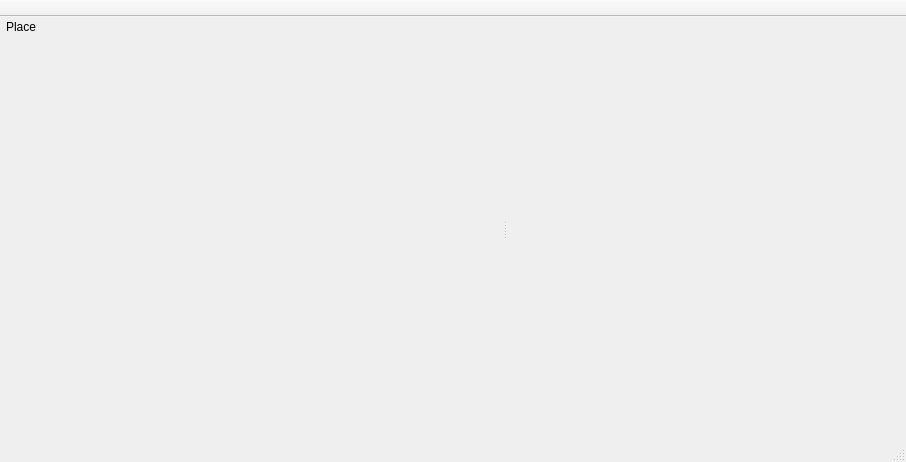
<?xml version="1.0" encoding="UTF-8"?>
<ui version="4.0">
 <class>MainWindow</class>
 <widget class="QMainWindow" name="MainWindow">
  <property name="geometry">
   <rect>
    <x>0</x>
    <y>0</y>
    <width>906</width>
    <height>462</height>
   </rect>
  </property>
  <property name="windowTitle">
   <string>MainWindow</string>
  </property>
  <property name="dockOptions">
   <set>QMainWindow::AllowNestedDocks|QMainWindow::AllowTabbedDocks|QMainWindow::AnimatedDocks|QMainWindow::VerticalTabs</set>
  </property>
  <widget class="QWidget" name="centralWidget">
   <layout class="QHBoxLayout" name="hLayoutCenter">
    <property name="leftMargin">
     <number>3</number>
    </property>
    <property name="topMargin">
     <number>0</number>
    </property>
    <property name="rightMargin">
     <number>3</number>
    </property>
    <property name="bottomMargin">
     <number>0</number>
    </property>
    <item>
     <widget class="QSplitter" name="splitter">
      <property name="orientation">
       <enum>Qt::Horizontal</enum>
      </property>
      <widget class="QWidget" name="widgetPlace" native="true">
       <property name="sizePolicy">
        <sizepolicy hsizetype="Minimum" vsizetype="Preferred">
         <horstretch>0</horstretch>
         <verstretch>0</verstretch>
        </sizepolicy>
       </property>
       <property name="minimumSize">
        <size>
         <width>150</width>
         <height>0</height>
        </size>
       </property>
       <property name="maximumSize">
        <size>
         <width>500</width>
         <height>16777215</height>
        </size>
       </property>
       <layout class="QVBoxLayout" name="verticalLayout_2">
        <property name="leftMargin">
         <number>3</number>
        </property>
        <property name="topMargin">
         <number>3</number>
        </property>
        <property name="rightMargin">
         <number>3</number>
        </property>
        <property name="bottomMargin">
         <number>3</number>
        </property>
        <item>
         <layout class="QHBoxLayout" name="hLayoutPlace">
          <property name="topMargin">
           <number>0</number>
          </property>
          <property name="bottomMargin">
           <number>0</number>
          </property>
          <item>
           <widget class="QLabel" name="labelPlace">
            <property name="text">
             <string>Place</string>
            </property>
           </widget>
          </item>
         </layout>
        </item>
        <item>
         <widget class="QStackedWidget" name="stackedWidget">
          <property name="minimumSize">
           <size>
            <width>100</width>
            <height>0</height>
           </size>
          </property>
          <property name="currentIndex">
           <number>0</number>
          </property>
          <widget class="QWidget" name="pagePlace">
           <layout class="QVBoxLayout" name="verticalLayoutPlace">
            <property name="leftMargin">
             <number>0</number>
            </property>
            <property name="topMargin">
             <number>0</number>
            </property>
            <property name="rightMargin">
             <number>0</number>
            </property>
            <property name="bottomMargin">
             <number>0</number>
            </property>
           </layout>
          </widget>
          <widget class="QWidget" name="pageFolders">
           <layout class="QVBoxLayout" name="verticalLayoutFolders">
            <property name="leftMargin">
             <number>0</number>
            </property>
            <property name="topMargin">
             <number>0</number>
            </property>
            <property name="rightMargin">
             <number>0</number>
            </property>
            <property name="bottomMargin">
             <number>0</number>
            </property>
            <item>
             <widget class="QTreeView" name="treeView">
              <property name="sizePolicy">
               <sizepolicy hsizetype="Preferred" vsizetype="Expanding">
                <horstretch>0</horstretch>
                <verstretch>0</verstretch>
               </sizepolicy>
              </property>
              <property name="styleSheet">
               <string notr="true">QTreeView{
	background-color: transparent;
	border-color: palette(Window);

}</string>
              </property>
              <property name="frameShape">
               <enum>QFrame::NoFrame</enum>
              </property>
              <property name="iconSize">
               <size>
                <width>16</width>
                <height>16</height>
               </size>
              </property>
              <attribute name="headerVisible">
               <bool>false</bool>
              </attribute>
             </widget>
            </item>
           </layout>
          </widget>
         </widget>
        </item>
       </layout>
      </widget>
      <widget class="QWidget" name="layoutWidget">
       <layout class="QVBoxLayout" name="vLayoutCenter"/>
      </widget>
     </widget>
    </item>
   </layout>
  </widget>
  <widget class="QMenuBar" name="menuBar">
   <property name="geometry">
    <rect>
     <x>0</x>
     <y>0</y>
     <width>906</width>
     <height>27</height>
    </rect>
   </property>
   <property name="contextMenuPolicy">
    <enum>Qt::CustomContextMenu</enum>
   </property>
  </widget>
  <widget class="QToolBar" name="mainToolBar">
   <property name="contextMenuPolicy">
    <enum>Qt::CustomContextMenu</enum>
   </property>
   <property name="movable">
    <bool>false</bool>
   </property>
   <property name="iconSize">
    <size>
     <width>22</width>
     <height>22</height>
    </size>
   </property>
   <attribute name="toolBarArea">
    <enum>TopToolBarArea</enum>
   </attribute>
   <attribute name="toolBarBreak">
    <bool>false</bool>
   </attribute>
  </widget>
  <widget class="QStatusBar" name="statusBar"/>
 </widget>
 <layoutdefault spacing="6" margin="11"/>
 <resources/>
 <connections/>
</ui>
